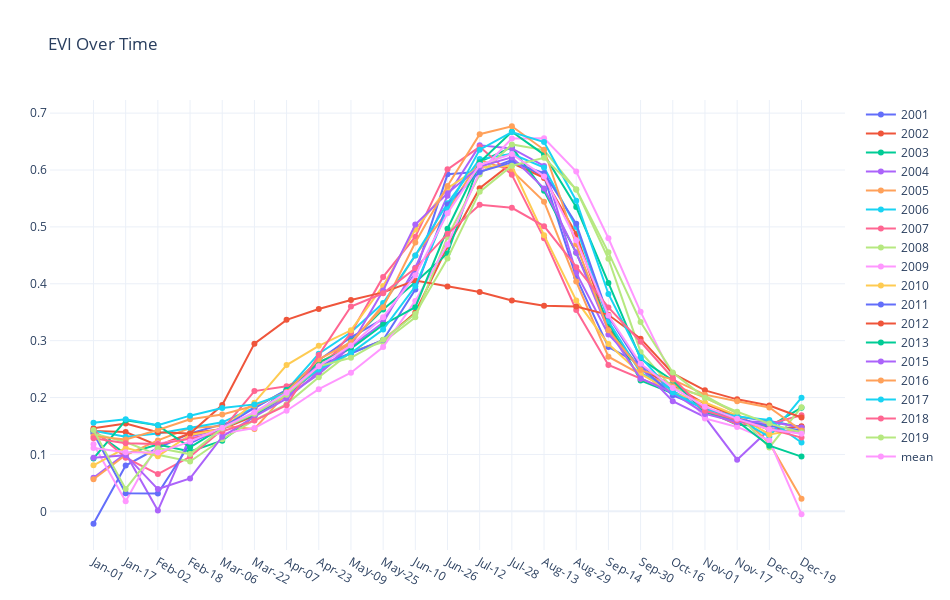

The notebook cell this image was saved under:
### Code cell
evi_stacked_years = list(evi_stacked["year"].unique())
dates = get_dates_from_evi_interval()
written_dates = [x.strftime('%b-%d') for x in dates]

fig = go.Figure()
for year in evi_stacked_years:
    temporary_dataframe = evi_stacked[evi_stacked["year"] == year]
    mean_evi_dict = get_mean_evi_dictionary(temporary_dataframe)
    mean_evi_dataframe = get_evi_dataframe_from_dictionary(mean_evi_dict)
    evis = list(mean_evi_dataframe["evi"])
    fig.add_trace(go.Scatter(x=written_dates, y=evis, mode='lines+markers', name=str(year)))
# Dataframe average
mean_evi_dict = get_mean_evi_dictionary(evi_stacked)
mean_evi_dataframe = get_evi_dataframe_from_dictionary(mean_evi_dict)
evis = list(mean_evi_dataframe["evi"])
fig.add_trace(go.Scatter(x=written_dates, y=evis, mode='lines+markers', name="mean"))
fig.update_layout(
    title = 'EVI Over Time',
    autosize = False,
    width = 950,
    height = 600,
    margin = dict(
        l = 50,
        r = 50,
        b = 50,
        t = 100,
        pad = 2
    ),
    template = "plotly_white"
)
fig.write_html("../references/visualisations/evi_over_time.html")
fig.show()

### Figure 1 — Plotly figure (JSON) as saved in the notebook; plotly's stock layout.template omitted (floating-point values rounded to 4 significant figures)
{"data": [{"mode": "lines+markers", "name": "2001", "type": "scatter", "x": ["Jan-01", "Jan-17", "Feb-02", "Feb-18", "Mar-06", "Mar-22", "Apr-07", "Apr-23", "May-09", "May-25", "Jun-10", "Jun-26", "Jul-12", "Jul-28", "Aug-13", "Aug-29", "Sep-14", "Sep-30", "Oct-16", "Nov-01", "Nov-17", "Dec-03", "Dec-19"], "y": [-0.02184, 0.08038, 0.1113, 0.1369, 0.1528, 0.1696, 0.2135, 0.2657, 0.306, 0.3383, 0.4185, 0.5924, 0.5968, 0.6173, 0.5887, 0.4114, 0.2888, 0.2582, 0.2113, 0.1813, 0.1665, 0.1586, 0.1481]}, {"mode": "lines+markers", "name": "2002", "type": "scatter", "x": ["Jan-01", "Jan-17", "Feb-02", "Feb-18", "Mar-06", "Mar-22", "Apr-07", "Apr-23", "May-09", "May-25", "Jun-10", "Jun-26", "Jul-12", "Jul-28", "Aug-13", "Aug-29", "Sep-14", "Sep-30", "Oct-16", "Nov-01", "Nov-17", "Dec-03", "Dec-19"], "y": [0.1413, 0.1395, 0.1159, 0.1368, 0.1447, 0.1678, 0.2041, 0.2507, 0.279, 0.3006, 0.3494, 0.4654, 0.568, 0.6121, 0.5861, 0.4877, 0.3225, 0.2499, 0.2219, 0.1888, 0.1667, 0.1431, 0.1496]}, {"mode": "lines+markers", "name": "2003", "type": "scatter", "x": ["Jan-01", "Jan-17", "Feb-02", "Feb-18", "Mar-06", "Mar-22", "Apr-07", "Apr-23", "May-09", "May-25", "Jun-10", "Jun-26", "Jul-12", "Jul-28", "Aug-13", "Aug-29", "Sep-14", "Sep-30", "Oct-16", "Nov-01", "Nov-17", "Dec-03", "Dec-19"], "y": [0.1413, 0.1008, 0.1174, 0.1053, 0.1241, 0.1674, 0.2042, 0.2527, 0.2991, 0.355, 0.4028, 0.4532, 0.6142, 0.6402, 0.5636, 0.4544, 0.3309, 0.2299, 0.2075, 0.1775, 0.152, 0.149, 0.1823]}, {"mode": "lines+markers", "name": "2004", "type": "scatter", "x": ["Jan-01", "Jan-17", "Feb-02", "Feb-18", "Mar-06", "Mar-22", "Apr-07", "Apr-23", "May-09", "May-25", "Jun-10", "Jun-26", "Jul-12", "Jul-28", "Aug-13", "Aug-29", "Sep-14", "Sep-30", "Oct-16", "Nov-01", "Nov-17", "Dec-03", "Dec-19"], "y": [0.05893, 0.1015, 0.001393, 0.131, 0.1457, 0.1721, 0.202, 0.2409, 0.2898, 0.3317, 0.4283, 0.5548, 0.6434, 0.638, 0.6071, 0.4192, 0.3109, 0.2529, 0.1935, 0.1656, 0.09076, 0.144, 0.1384]}, {"mode": "lines+markers", "name": "2005", "type": "scatter", "x": ["Jan-01", "Jan-17", "Feb-02", "Feb-18", "Mar-06", "Mar-22", "Apr-07", "Apr-23", "May-09", "May-25", "Jun-10", "Jun-26", "Jul-12", "Jul-28", "Aug-13", "Aug-29", "Sep-14", "Sep-30", "Oct-16", "Nov-01", "Nov-17", "Dec-03", "Dec-19"], "y": [0.05628, 0.099, 0.1246, 0.1463, 0.1499, 0.1447, 0.2079, 0.26, 0.2947, 0.3628, 0.4498, 0.5276, 0.6173, 0.5991, 0.5444, 0.4038, 0.2719, 0.2409, 0.2224, 0.2, 0.1727, 0.1202, 0.02194]}, {"mode": "lines+markers", "name": "2006", "type": "scatter", "x": ["Jan-01", "Jan-17", "Feb-02", "Feb-18", "Mar-06", "Mar-22", "Apr-07", "Apr-23", "May-09", "May-25", "Jun-10", "Jun-26", "Jul-12", "Jul-28", "Aug-13", "Aug-29", "Sep-14", "Sep-30", "Oct-16", "Nov-01", "Nov-17", "Dec-03", "Dec-19"], "y": [0.1418, 0.131, 0.1368, 0.1467, 0.1564, 0.1822, 0.2129, 0.2772, 0.3147, 0.3662, 0.4499, 0.5416, 0.6192, 0.6285, 0.6042, 0.5, 0.3346, 0.2434, 0.2122, 0.1745, 0.1632, 0.1313, 0.1998]}, {"mode": "lines+markers", "name": "2007", "type": "scatter", "x": ["Jan-01", "Jan-17", "Feb-02", "Feb-18", "Mar-06", "Mar-22", "Apr-07", "Apr-23", "May-09", "May-25", "Jun-10", "Jun-26", "Jul-12", "Jul-28", "Aug-13", "Aug-29", "Sep-14", "Sep-30", "Oct-16", "Nov-01", "Nov-17", "Dec-03", "Dec-19"], "y": [0.1436, 0.09439, 0.06551, 0.09587, 0.1435, 0.2114, 0.22, 0.2445, 0.3133, 0.4121, 0.4828, 0.6011, 0.6407, 0.5916, 0.4799, 0.354, 0.2574, 0.2332, 0.2096, 0.1764, 0.1532, 0.1537, 0.1688]}, {"mode": "lines+markers", "name": "2008", "type": "scatter", "x": ["Jan-01", "Jan-17", "Feb-02", "Feb-18", "Mar-06", "Mar-22", "Apr-07", "Apr-23", "May-09", "May-25", "Jun-10", "Jun-26", "Jul-12", "Jul-28", "Aug-13", "Aug-29", "Sep-14", "Sep-30", "Oct-16", "Nov-01", "Nov-17", "Dec-03", "Dec-19"], "y": [0.1368, 0.122, 0.0993, 0.08756, 0.1267, 0.1601, 0.1884, 0.2356, 0.2798, 0.2973, 0.341, 0.4823, 0.5919, 0.645, 0.635, 0.5654, 0.4441, 0.2802, 0.2164, 0.2031, 0.172, 0.1123, 0.1831]}, {"mode": "lines+markers", "name": "2009", "type": "scatter", "x": ["Jan-01", "Jan-17", "Feb-02", "Feb-18", "Mar-06", "Mar-22", "Apr-07", "Apr-23", "May-09", "May-25", "Jun-10", "Jun-26", "Jul-12", "Jul-28", "Aug-13", "Aug-29", "Sep-14", "Sep-30", "Oct-16", "Nov-01", "Nov-17", "Dec-03", "Dec-19"], "y": [0.118, 0.01788, 0.1192, 0.1286, 0.1366, 0.1463, 0.1769, 0.2148, 0.2437, 0.2888, 0.3699, 0.4693, 0.597, 0.6552, 0.6556, 0.5974, 0.48, 0.3507, 0.2352, 0.1633, 0.1484, 0.1249, -0.004927]}, {"mode": "lines+markers", "name": "2010", "type": "scatter", "x": ["Jan-01", "Jan-17", "Feb-02", "Feb-18", "Mar-06", "Mar-22", "Apr-07", "Apr-23", "May-09", "May-25", "Jun-10", "Jun-26", "Jul-12", "Jul-28", "Aug-13", "Aug-29", "Sep-14", "Sep-30", "Oct-16", "Nov-01", "Nov-17", "Dec-03", "Dec-19"], "y": [0.08097, 0.1115, 0.09699, 0.1343, 0.1447, 0.1911, 0.2571, 0.291, 0.3182, 0.3963, 0.4954, 0.5681, 0.6054, 0.6075, 0.4855, 0.3708, 0.2941, 0.242, 0.2082, 0.1912, 0.1687, 0.1353, 0.1446]}, {"mode": "lines+markers", "name": "2011", "type": "scatter", "x": ["Jan-01", "Jan-17", "Feb-02", "Feb-18", "Mar-06", "Mar-22", "Apr-07", "Apr-23", "May-09", "May-25", "Jun-10", "Jun-26", "Jul-12", "Jul-28", "Aug-13", "Aug-29", "Sep-14", "Sep-30", "Oct-16", "Nov-01", "Nov-17", "Dec-03", "Dec-19"], "y": [0.1372, 0.03197, 0.03115, 0.1194, 0.147, 0.1816, 0.2137, 0.2569, 0.2775, 0.3012, 0.3901, 0.5395, 0.5967, 0.6135, 0.5948, 0.5054, 0.3429, 0.2541, 0.2039, 0.1811, 0.1631, 0.1501, 0.1425]}, {"mode": "lines+markers", "name": "2012", "type": "scatter", "x": ["Jan-01", "Jan-17", "Feb-02", "Feb-18", "Mar-06", "Mar-22", "Apr-07", "Apr-23", "May-09", "May-25", "Jun-10", "Jun-26", "Jul-12", "Jul-28", "Aug-13", "Aug-29", "Sep-14", "Sep-30", "Oct-16", "Nov-01", "Nov-17", "Dec-03", "Dec-19"], "y": [0.1461, 0.1545, 0.139, 0.1368, 0.1868, 0.2948, 0.3366, 0.3558, 0.3715, 0.3849, 0.4058, 0.3952, 0.3854, 0.3705, 0.3612, 0.3601, 0.3454, 0.3036, 0.2424, 0.2126, 0.1968, 0.1861, 0.1648]}, {"mode": "lines+markers", "name": "2013", "type": "scatter", "x": ["Jan-01", "Jan-17", "Feb-02", "Feb-18", "Mar-06", "Mar-22", "Apr-07", "Apr-23", "May-09", "May-25", "Jun-10", "Jun-26", "Jul-12", "Jul-28", "Aug-13", "Aug-29", "Sep-14", "Sep-30", "Oct-16", "Nov-01", "Nov-17", "Dec-03", "Dec-19"], "y": [0.093, 0.1601, 0.1511, 0.1123, 0.1471, 0.1699, 0.2133, 0.2623, 0.2861, 0.328, 0.3589, 0.4967, 0.6135, 0.6672, 0.6271, 0.5349, 0.4014, 0.268, 0.2299, 0.1745, 0.1586, 0.1154, 0.09621]}, {"mode": "lines+markers", "name": "2015", "type": "scatter", "x": ["Jan-01", "Jan-17", "Feb-02", "Feb-18", "Mar-06", "Mar-22", "Apr-07", "Apr-23", "May-09", "May-25", "Jun-10", "Jun-26", "Jul-12", "Jul-28", "Aug-13", "Aug-29", "Sep-14", "Sep-30", "Oct-16", "Nov-01", "Nov-17", "Dec-03", "Dec-19"], "y": [0.0944, 0.09873, 0.03913, 0.05793, 0.1311, 0.1665, 0.1982, 0.2444, 0.292, 0.3882, 0.504, 0.5593, 0.606, 0.6222, 0.5677, 0.4548, 0.3179, 0.2336, 0.2087, 0.1713, 0.1572, 0.1578, 0.1475]}, {"mode": "lines+markers", "name": "2016", "type": "scatter", "x": ["Jan-01", "Jan-17", "Feb-02", "Feb-18", "Mar-06", "Mar-22", "Apr-07", "Apr-23", "May-09", "May-25", "Jun-10", "Jun-26", "Jul-12", "Jul-28", "Aug-13", "Aug-29", "Sep-14", "Sep-30", "Oct-16", "Nov-01", "Nov-17", "Dec-03", "Dec-19"], "y": [0.1318, 0.1263, 0.143, 0.1618, 0.1701, 0.1855, 0.2099, 0.2671, 0.2974, 0.3589, 0.4724, 0.5718, 0.6629, 0.6769, 0.6356, 0.4694, 0.3183, 0.2483, 0.2315, 0.2051, 0.1936, 0.1825, 0.1421]}, {"mode": "lines+markers", "name": "2017", "type": "scatter", "x": ["Jan-01", "Jan-17", "Feb-02", "Feb-18", "Mar-06", "Mar-22", "Apr-07", "Apr-23", "May-09", "May-25", "Jun-10", "Jun-26", "Jul-12", "Jul-28", "Aug-13", "Aug-29", "Sep-14", "Sep-30", "Oct-16", "Nov-01", "Nov-17", "Dec-03", "Dec-19"], "y": [0.1559, 0.1617, 0.1514, 0.1682, 0.1817, 0.188, 0.2075, 0.2494, 0.2782, 0.3195, 0.3955, 0.5309, 0.6358, 0.6666, 0.649, 0.5459, 0.3821, 0.2709, 0.209, 0.1791, 0.1668, 0.1606, 0.1209]}, {"mode": "lines+markers", "name": "2018", "type": "scatter", "x": ["Jan-01", "Jan-17", "Feb-02", "Feb-18", "Mar-06", "Mar-22", "Apr-07", "Apr-23", "May-09", "May-25", "Jun-10", "Jun-26", "Jul-12", "Jul-28", "Aug-13", "Aug-29", "Sep-14", "Sep-30", "Oct-16", "Nov-01", "Nov-17", "Dec-03", "Dec-19"], "y": [0.1284, 0.1197, 0.1181, 0.1275, 0.1405, 0.1595, 0.1865, 0.2746, 0.36, 0.3833, 0.4272, 0.4877, 0.5388, 0.5335, 0.5013, 0.4289, 0.3584, 0.2981, 0.2344, 0.1768, 0.1603, 0.1448, 0.1296]}, {"mode": "lines+markers", "name": "2019", "type": "scatter", "x": ["Jan-01", "Jan-17", "Feb-02", "Feb-18", "Mar-06", "Mar-22", "Apr-07", "Apr-23", "May-09", "May-25", "Jun-10", "Jun-26", "Jul-12", "Jul-28", "Aug-13", "Aug-29", "Sep-14", "Sep-30", "Oct-16", "Nov-01", "Nov-17", "Dec-03", "Dec-19"], "y": [0.1428, 0.03931, 0.1111, 0.1007, 0.1458, 0.1716, 0.2048, 0.255, 0.2698, 0.3017, 0.3469, 0.4444, 0.5616, 0.6074, 0.6213, 0.5662, 0.4553, 0.3328, 0.2439, 0.1995, 0.175, 0.1542, 0.1384]}, {"mode": "lines+markers", "name": "mean", "type": "scatter", "x": ["Jan-01", "Jan-17", "Feb-02", "Feb-18", "Mar-06", "Mar-22", "Apr-07", "Apr-23", "May-09", "May-25", "Jun-10", "Jun-26", "Jul-12", "Jul-28", "Aug-13", "Aug-29", "Sep-14", "Sep-30", "Oct-16", "Nov-01", "Nov-17", "Dec-03", "Dec-19"], "y": [0.1114, 0.1038, 0.1035, 0.1225, 0.1471, 0.1743, 0.2085, 0.2552, 0.2915, 0.3412, 0.4148, 0.524, 0.6089, 0.6281, 0.5888, 0.4767, 0.3441, 0.2595, 0.2168, 0.184, 0.1626, 0.144, 0.1363]}], "layout": {"autosize": false, "height": 600, "margin": {"b": 50, "l": 50, "pad": 2, "r": 50, "t": 100}, "title": {"text": "EVI Over Time"}, "width": 950}}
